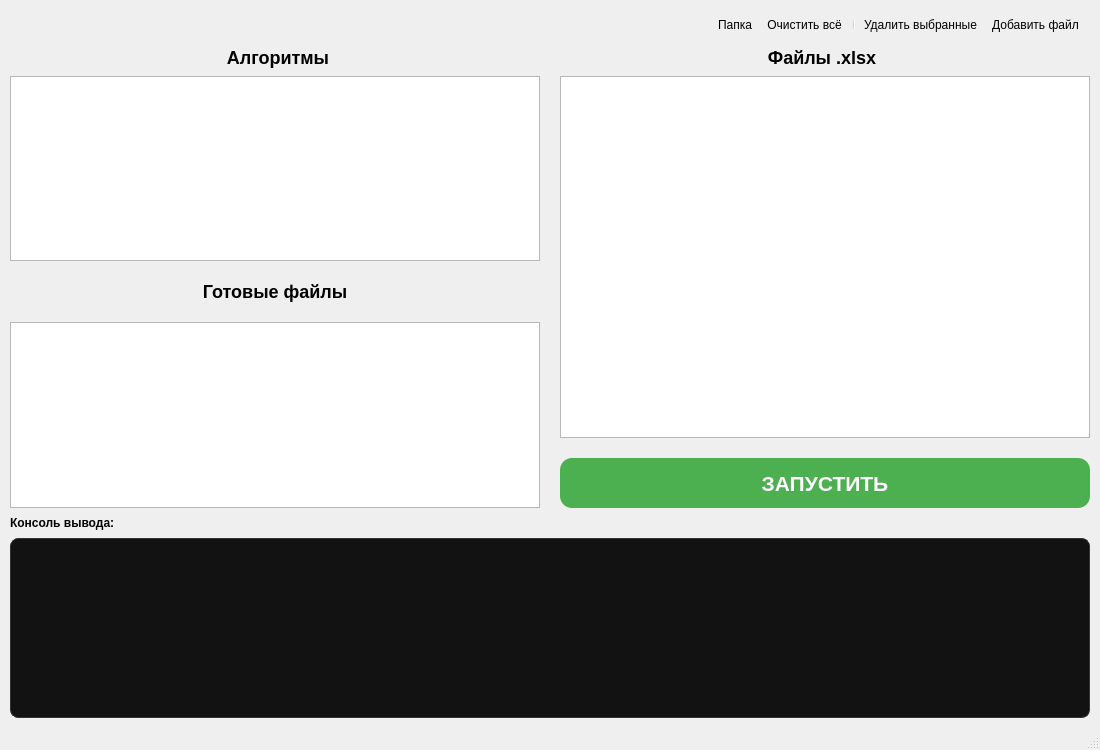
<?xml version="1.0" encoding="UTF-8"?>
<ui version="4.0">
 <class>MainWindow</class>
 <widget class="QMainWindow" name="MainWindow">
  <property name="geometry">
   <rect>
    <x>0</x>
    <y>0</y>
    <width>1100</width>
    <height>750</height>
   </rect>
  </property>
  <property name="windowTitle">
   <string>FinWizard</string>
  </property>
  <widget class="QWidget" name="centralwidget">
   <layout class="QVBoxLayout" name="mainLayout">
    <property name="spacing">
     <number>8</number>
    </property>
    <property name="margin" stdset="0">
     <number>10</number>
    </property>
    <item>
     <widget class="QToolBar" name="toolBar">
      <property name="windowTitle">
       <string>toolBar</string>
      </property>
      <property name="layoutDirection">
       <enum>Qt::LayoutDirection::RightToLeft</enum>
      </property>
      <property name="movable">
       <bool>false</bool>
      </property>
      <property name="iconSize">
       <size>
        <width>24</width>
        <height>24</height>
       </size>
      </property>
      <addaction name="actionAddFile"/>
      <addaction name="actionRemoveFile"/>
      <addaction name="separator"/>
      <addaction name="actionClearAll"/>
      <addaction name="actionOpenDir"/>
     </widget>
    </item>
    <item>
     <layout class="QHBoxLayout" name="headersLayout">
      <item>
       <widget class="QLabel" name="labelAlgorithms">
        <property name="text">
         <string>&lt;h2&gt;Алгоритмы&lt;/h2&gt;</string>
        </property>
        <property name="alignment">
         <set>Qt::AlignmentFlag::AlignCenter</set>
        </property>
       </widget>
      </item>
      <item>
       <widget class="QLabel" name="labelFiles">
        <property name="text">
         <string>&lt;h2&gt;Файлы .xlsx&lt;/h2&gt;</string>
        </property>
        <property name="alignment">
         <set>Qt::AlignmentFlag::AlignCenter</set>
        </property>
       </widget>
      </item>
     </layout>
    </item>
    <item>
     <layout class="QHBoxLayout" name="contentLayout">
      <property name="spacing">
       <number>20</number>
      </property>
      <item>
       <layout class="QVBoxLayout" name="leftLayout">
        <item>
         <widget class="QListWidget" name="listAlgorithms">
          <property name="alternatingRowColors">
           <bool>true</bool>
          </property>
          <property name="selectionMode">
           <enum>QAbstractItemView::SelectionMode::ExtendedSelection</enum>
          </property>
         </widget>
        </item>
        <item>
         <widget class="QLabel" name="labelOutputFiles">
          <property name="text">
           <string>&lt;h2&gt;Готовые файлы&lt;/h2&gt;</string>
          </property>
          <property name="alignment">
           <set>Qt::AlignmentFlag::AlignCenter</set>
          </property>
         </widget>
        </item>
        <item>
         <widget class="QListWidget" name="listOutputFiles">
          <property name="alternatingRowColors">
           <bool>true</bool>
          </property>
          <property name="selectionMode">
           <enum>QAbstractItemView::SelectionMode::ExtendedSelection</enum>
          </property>
         </widget>
        </item>
       </layout>
      </item>
      <item>
       <layout class="QVBoxLayout" name="rightLayout">
        <item>
         <widget class="QListWidget" name="list_files">
          <property name="alternatingRowColors">
           <bool>true</bool>
          </property>
          <property name="selectionMode">
           <enum>QAbstractItemView::SelectionMode::ExtendedSelection</enum>
          </property>
         </widget>
        </item>
        <item>
         <widget class="QPushButton" name="btnRun">
          <property name="sizePolicy">
           <sizepolicy hsizetype="Expanding" vsizetype="Fixed">
            <horstretch>0</horstretch>
            <verstretch>0</verstretch>
           </sizepolicy>
          </property>
          <property name="minimumSize">
           <size>
            <width>300</width>
            <height>50</height>
           </size>
          </property>
          <property name="font">
           <font>
            <pointsize>16</pointsize>
            <bold>true</bold>
           </font>
          </property>
          <property name="cursor">
           <cursorShape>PointingHandCursor</cursorShape>
          </property>
          <property name="styleSheet">
           <string notr="true"> QPushButton { background-color: #4CAF50; color: white; border: none; border-radius: 12px; padding: 10px; } QPushButton:hover { background-color: #45a049; } QPushButton:pressed { background-color: #388e3c; } </string>
          </property>
          <property name="text">
           <string>ЗАПУСТИТЬ</string>
          </property>
         </widget>
        </item>
       </layout>
      </item>
     </layout>
    </item>
    <item>
     <layout class="QHBoxLayout">
      <item>
       <spacer name="horizontalSpacerLeft">
        <property name="orientation">
         <enum>Qt::Orientation::Horizontal</enum>
        </property>
        <property name="sizeHint" stdset="0">
         <size>
          <width>0</width>
          <height>0</height>
         </size>
        </property>
       </spacer>
      </item>
      <item>
       <spacer name="horizontalSpacerRight">
        <property name="orientation">
         <enum>Qt::Orientation::Horizontal</enum>
        </property>
        <property name="sizeHint" stdset="0">
         <size>
          <width>0</width>
          <height>0</height>
         </size>
        </property>
       </spacer>
      </item>
     </layout>
    </item>
    <item>
     <widget class="QLabel" name="lblStatus">
      <property name="text">
       <string>&lt;b&gt;Консоль вывода:&lt;/b&gt;</string>
      </property>
     </widget>
    </item>
    <item>
     <widget class="QTextEdit" name="konsoleText">
      <property name="font">
       <font>
        <family>Consolas</family>
        <pointsize>10</pointsize>
       </font>
      </property>
      <property name="styleSheet">
       <string notr="true"> background-color: #121212; border: 1px solid #333333; border-radius: 8px; padding: 8px; color: white; selection-background-color: #4CAF50; selection-color: white; </string>
      </property>
      <property name="readOnly">
       <bool>true</bool>
      </property>
      <property name="cursorWidth">
       <number>1</number>
      </property>
     </widget>
    </item>
   </layout>
  </widget>
  <widget class="QMenuBar" name="menubar">
   <property name="geometry">
    <rect>
     <x>0</x>
     <y>0</y>
     <width>1100</width>
     <height>23</height>
    </rect>
   </property>
  </widget>
  <widget class="QStatusBar" name="statusbar"/>
  <action name="actionAddFile">
   <property name="text">
    <string>Добавить файл...</string>
   </property>
   <property name="shortcut">
    <string>Ctrl+O</string>
   </property>
  </action>
  <action name="actionRemoveFile">
   <property name="text">
    <string>Удалить выбранные</string>
   </property>
   <property name="shortcut">
    <string>Del</string>
   </property>
  </action>
  <action name="actionClearAll">
   <property name="text">
    <string>Очистить всё</string>
   </property>
  </action>
  <action name="actionOpenDir">
   <property name="text">
    <string>Папка</string>
   </property>
  </action>
 </widget>
 <resources/>
 <connections/>
</ui>
